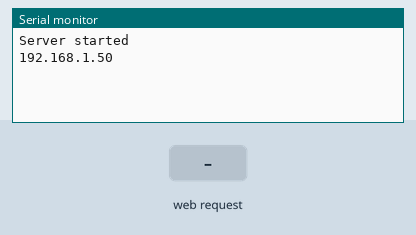
Simulated run of this sketch. Board: ESP8266 (NodeMCU). On the bench: the last lines printed to the serial monitor. The test bench sets the inputs (shaded band). WiFi joins after 1.5 s; servers stay silent unless stated.

Above: at 2.7 s.
2.8 s: HTTP request GET /darkred received
At 3.7 s:
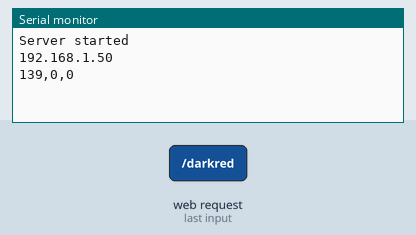
4.3 s: HTTP request GET /darkblue received
At 4.9 s:
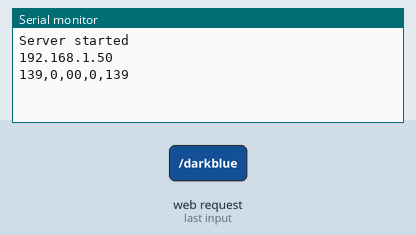

The sketch:

wifi.ino
```cpp
#include <ESP8266WiFi.h>
#define LED 13
const char* ssid = "ST-APARTMENT 3";
const char* password = "0988549374";
unsigned char status_led = 0;
WiFiServer server(80);
void setup() {
  Serial.begin(115200);
  WiFi.begin(ssid, password);
  while (WiFi.status() != WL_CONNECTED)
  {
    delay(500);
  }
  server.begin();
  Serial.println("Server started");
  Serial.println(WiFi.localIP());
}
void loop() {
  WiFiClient client = server.available();
  if (!client) {
    return;
  }

  while (!client.available())
  {
    delay(1);
  }
  String req = client.readStringUntil('\r');
  client.flush();
  if (req.indexOf("/darkred") != -1)
  {

    Serial.print("139,0,0");
  }
  else if (req.indexOf("/darkblue") != -1)
  {
    Serial.print("0,0,139");
  }
  else if (req.indexOf("/darkgreen") != -1)
  {
    Serial.print("0,100,0");
  }
  else if (req.indexOf("/darkyellow") != -1)
  {
    Serial.print("204,204,0");
  }
  else if (req.indexOf("/deeppink") != -1)
  {
    Serial.print("255,20,147");
  }
  else if (req.indexOf("/darkviolet") != -1)
  {
    Serial.print("148,0,211");
  }
  String web = "HTTP/1.1 200 OK\r\nContent-Type: text/html\r \n\r\n";
  web += "<html>\r\n";
  web += "<body>\r\n";
  web += "<h1 style='text-align: center'>LED through Wifi</h1>\r\n";
  web += "<a href=\"/darkred\">\r\n";
  web += "<button style='background-color:rgb(139,0,0);width:49.7%;height:500px;'></button>\r\n";
  web += "</a>\r\n";
  web += "<a href=\"/darkblue\">\r\n";
  web += "<button style='background-color:rgb(0,0,139);width:49.7%;height:500px;'></button>\r\n";
  web += "</a>\r\n";
  web += "<a href=\"/darkgreen\">\r\n";
  web += "<button style='background-color:rgb(0,100,0);width:49.7%;height:500px;'></button>\r\n";
  web += "</a>\r\n";
  web += "<a href=\"/darkyellow\">\r\n";
  web += "<button style='background-color:rgb(204,204,0);width:49.7%;height:500px;'></button>\r\n";
  web += "</a>\r\n";
  web += "<a href=\"/deeppink\">\r\n";
  web += "<button style='background-color:rgb(255,20,147);width:49.7%;height:500px;'></button>\r\n";
  web += "</a>\r\n";
  web += "<a href=\"/darkviolet\">\r\n";
  web += "<button style='background-color:rgb(148,0,211);width:49.7%;height:500px;'></button>\r\n";
  web += "</a>\r\n";
  web += "</body>\r\n";
  web += "</html>\r\n";
  client.print(web);
}
```

Measured:
- after the input at 2.8 s, the serial monitor: prints a new line at once (image 1)
- after the input at 4.3 s, the serial monitor: prints a new line at once (image 2)
